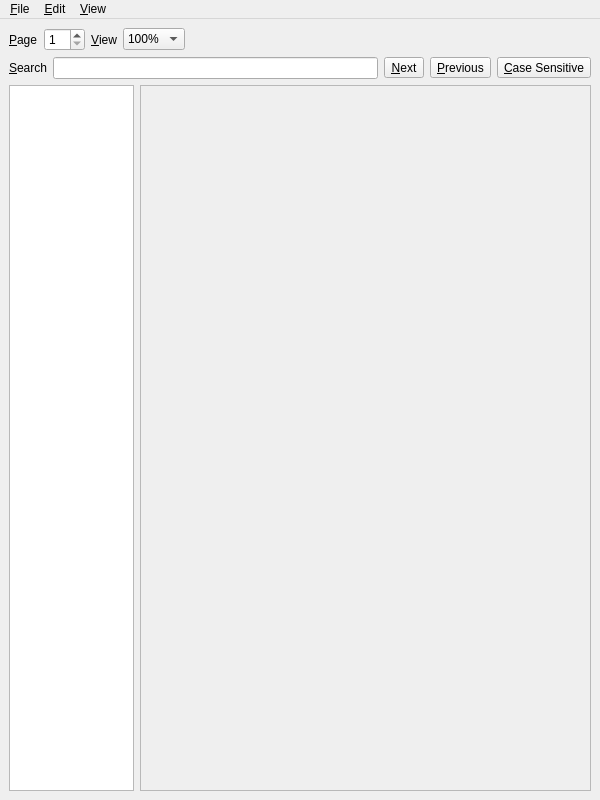
<?xml version="1.0" encoding="UTF-8"?>
<ui version="4.0">
 <class>pdfreader</class>
 <widget class="QMainWindow" name="pdfreader">
  <property name="geometry">
   <rect>
    <x>0</x>
    <y>0</y>
    <width>600</width>
    <height>800</height>
   </rect>
  </property>
  <property name="windowTitle">
   <string>BiblioteQ: PDF Reader</string>
  </property>
  <property name="windowIcon">
   <iconset resource="../Icons/icons.qrc">
    <normaloff>:/book.png</normaloff>:/book.png</iconset>
  </property>
  <widget class="QWidget" name="centralwidget">
   <layout class="QVBoxLayout" name="verticalLayout">
    <item>
     <layout class="QHBoxLayout" name="horizontalLayout">
      <item>
       <widget class="QLabel" name="label_2">
        <property name="text">
         <string>&amp;Page</string>
        </property>
        <property name="buddy">
         <cstring>page</cstring>
        </property>
       </widget>
      </item>
      <item>
       <widget class="QSpinBox" name="page">
        <property name="minimum">
         <number>1</number>
        </property>
        <property name="singleStep">
         <number>2</number>
        </property>
       </widget>
      </item>
      <item>
       <widget class="QLabel" name="label_3">
        <property name="text">
         <string>&amp;View</string>
        </property>
        <property name="buddy">
         <cstring>view_size</cstring>
        </property>
       </widget>
      </item>
      <item>
       <widget class="QComboBox" name="view_size">
        <property name="currentIndex">
         <number>4</number>
        </property>
        <property name="sizeAdjustPolicy">
         <enum>QComboBox::AdjustToContents</enum>
        </property>
        <item>
         <property name="text">
          <string>50%</string>
         </property>
        </item>
        <item>
         <property name="text">
          <string>75%</string>
         </property>
        </item>
        <item>
         <property name="text">
          <string>85%</string>
         </property>
        </item>
        <item>
         <property name="text">
          <string>95%</string>
         </property>
        </item>
        <item>
         <property name="text">
          <string>100%</string>
         </property>
        </item>
       </widget>
      </item>
      <item>
       <spacer name="horizontalSpacer">
        <property name="orientation">
         <enum>Qt::Horizontal</enum>
        </property>
        <property name="sizeHint" stdset="0">
         <size>
          <width>40</width>
          <height>20</height>
         </size>
        </property>
       </spacer>
      </item>
     </layout>
    </item>
    <item>
     <layout class="QHBoxLayout" name="horizontalLayout_4">
      <item>
       <widget class="QLabel" name="label">
        <property name="text">
         <string>&amp;Search</string>
        </property>
        <property name="buddy">
         <cstring>find</cstring>
        </property>
       </widget>
      </item>
      <item>
       <widget class="QLineEdit" name="find"/>
      </item>
      <item>
       <widget class="QToolButton" name="find_next">
        <property name="text">
         <string>&amp;Next</string>
        </property>
       </widget>
      </item>
      <item>
       <widget class="QToolButton" name="find_previous">
        <property name="text">
         <string>&amp;Previous</string>
        </property>
       </widget>
      </item>
      <item>
       <widget class="QToolButton" name="case_sensitive">
        <property name="text">
         <string>&amp;Case Sensitive</string>
        </property>
        <property name="checkable">
         <bool>true</bool>
        </property>
       </widget>
      </item>
     </layout>
    </item>
    <item>
     <layout class="QHBoxLayout" name="horizontalLayout_3">
      <item>
       <widget class="QListWidget" name="contents">
        <property name="maximumSize">
         <size>
          <width>125</width>
          <height>16777215</height>
         </size>
        </property>
        <property name="tabKeyNavigation">
         <bool>true</bool>
        </property>
       </widget>
      </item>
      <item>
       <widget class="QScrollArea" name="scrollArea">
        <property name="frameShape">
         <enum>QFrame::StyledPanel</enum>
        </property>
        <property name="frameShadow">
         <enum>QFrame::Raised</enum>
        </property>
        <property name="widgetResizable">
         <bool>true</bool>
        </property>
        <widget class="QWidget" name="scrollAreaWidgetContents">
         <property name="geometry">
          <rect>
           <x>0</x>
           <y>0</y>
           <width>447</width>
           <height>675</height>
          </rect>
         </property>
         <layout class="QHBoxLayout" name="horizontalLayout_2">
          <property name="spacing">
           <number>1</number>
          </property>
          <property name="leftMargin">
           <number>0</number>
          </property>
          <property name="topMargin">
           <number>0</number>
          </property>
          <property name="rightMargin">
           <number>0</number>
          </property>
          <property name="bottomMargin">
           <number>0</number>
          </property>
          <item>
           <widget class="QLabel" name="page_1">
            <property name="text">
             <string/>
            </property>
            <property name="alignment">
             <set>Qt::AlignCenter</set>
            </property>
           </widget>
          </item>
          <item>
           <widget class="QLabel" name="page_2">
            <property name="text">
             <string/>
            </property>
            <property name="alignment">
             <set>Qt::AlignCenter</set>
            </property>
           </widget>
          </item>
         </layout>
        </widget>
       </widget>
      </item>
     </layout>
    </item>
   </layout>
  </widget>
  <widget class="QMenuBar" name="menuBar">
   <property name="geometry">
    <rect>
     <x>0</x>
     <y>0</y>
     <width>600</width>
     <height>27</height>
    </rect>
   </property>
   <widget class="QMenu" name="menu_File">
    <property name="title">
     <string>&amp;File</string>
    </property>
    <addaction name="action_Save_As"/>
    <addaction name="separator"/>
    <addaction name="action_Print"/>
    <addaction name="separator"/>
    <addaction name="action_Close"/>
   </widget>
   <widget class="QMenu" name="menu_View">
    <property name="title">
     <string>&amp;View</string>
    </property>
    <addaction name="action_Contents"/>
   </widget>
   <widget class="QMenu" name="menu_Edit">
    <property name="title">
     <string>&amp;Edit</string>
    </property>
    <addaction name="action_Find"/>
   </widget>
   <addaction name="menu_File"/>
   <addaction name="menu_Edit"/>
   <addaction name="menu_View"/>
  </widget>
  <action name="action_Save_As">
   <property name="text">
    <string>&amp;Save As...</string>
   </property>
   <property name="shortcut">
    <string>Ctrl+S</string>
   </property>
  </action>
  <action name="action_Close">
   <property name="text">
    <string>&amp;Close</string>
   </property>
   <property name="shortcut">
    <string>Ctrl+W</string>
   </property>
  </action>
  <action name="action_Print">
   <property name="text">
    <string>&amp;Print...</string>
   </property>
  </action>
  <action name="action_Contents">
   <property name="checkable">
    <bool>true</bool>
   </property>
   <property name="text">
    <string>&amp;Contents</string>
   </property>
  </action>
  <action name="action_Find">
   <property name="text">
    <string>&amp;Find</string>
   </property>
   <property name="shortcut">
    <string>Ctrl+F</string>
   </property>
  </action>
 </widget>
 <tabstops>
  <tabstop>page</tabstop>
  <tabstop>view_size</tabstop>
  <tabstop>find</tabstop>
  <tabstop>find_next</tabstop>
  <tabstop>find_previous</tabstop>
  <tabstop>case_sensitive</tabstop>
  <tabstop>contents</tabstop>
  <tabstop>scrollArea</tabstop>
 </tabstops>
 <resources>
  <include location="../Icons/icons.qrc"/>
 </resources>
 <connections/>
</ui>
